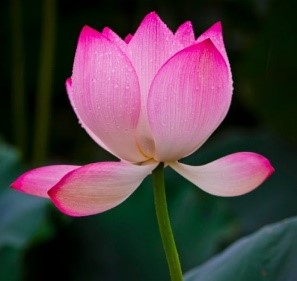
#> input picture Computer Vision/Assignment-2/4th/A.jpg, 297 x 281 px
$ python compareImages.py
#> lines starting #> are read from the running program, lines starting #| are printed output that depends on the picture; long printed decimals are rounded
import cv2

imageA = cv2.imread('A.jpg')
#> imageA is the input picture: shape (281, 297, 3); mean B, G, R 68.2, 60.7, 78.8
grayscaled_A = cv2.cvtColor(imageA, cv2.COLOR_BGR2GRAY)
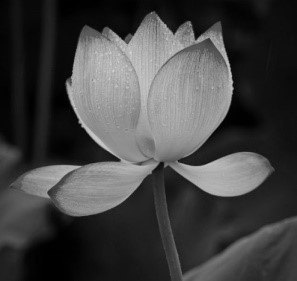
#> grayscaled_A: shape (281, 297); min 0, max 216, mean 66.9
histogram_A = cv2.calcHist([grayscaled_A], [0], None, [256], [0, 256])
#> histogram_A = 256 values, max 1908 at index 9, min 0 at index 207, mean 326

imageB = cv2.imread('B.jpg')
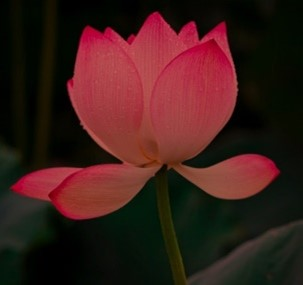
#> input picture Computer Vision/Assignment-2/4th/B.jpg, 303 x 285 px
#> imageB is the input picture: shape (285, 303, 3); mean B, G, R 25.5, 29.1, 60.3
grayscaled_B = cv2.cvtColor(imageB, cv2.COLOR_BGR2GRAY)
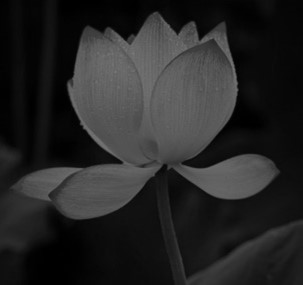
#> grayscaled_B: shape (285, 303); min 0, max 121, mean 38
histogram_B = cv2.calcHist([grayscaled_B], [0], None, [256], [0, 256])
#> histogram_B = 256 values, max 3058 at index 4, min 0 at index 120, mean 337.3

imageC = cv2.imread('C.jpg')
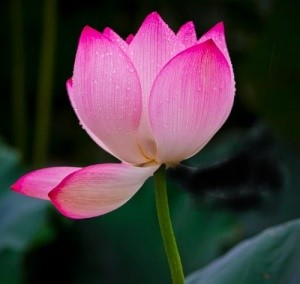
#> input picture Computer Vision/Assignment-2/4th/C.jpg, 300 x 284 px
#> imageC is the input picture: shape (284, 300, 3); mean B, G, R 62.7, 55.6, 72.2
grayscaled_C = cv2.cvtColor(imageC, cv2.COLOR_BGR2GRAY)
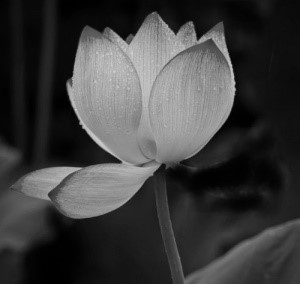
#> grayscaled_C: shape (284, 300); min 0, max 210, mean 61.4
histogram_C = cv2.calcHist([grayscaled_C], [0], None, [256], [0, 256])
#> histogram_C = 256 values, max 2194 at index 9, min 0 at index 207, mean 332.8

imageD = cv2.imread('D.jpg')
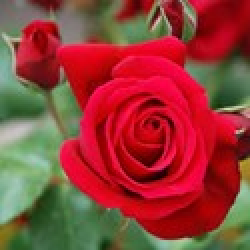
#> input picture Computer Vision/Assignment-2/4th/D.jpg, 125 x 125 px (shown 2 times larger)
#> imageD is the input picture: shape (125, 125, 3); mean B, G, R 55.5, 61.8, 146.9
grayscaled_D = cv2.cvtColor(imageD, cv2.COLOR_BGR2GRAY)
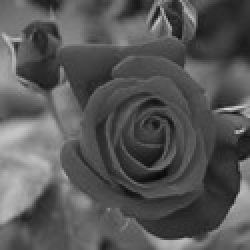
#> grayscaled_D: shape (125, 125) (shown 2 times larger); min 8, max 212, mean 86.6
histogram_D = cv2.calcHist([grayscaled_D], [0], None, [256], [0, 256])
#> histogram_D = 256 values, max 249 at index 80, min 0 at index 0, mean 61.04

distance = [0, 0, 0]

# comparing imageA with imageB
i = 0
while i < len(histogram_A) and i < len(histogram_B):
    distance[0] += (histogram_A[i] - histogram_B[i]) ** 2
    i += 1
#> after the loop, distance = [[49973788], 0, 0]; i = 256
distance[0] = 100 - (distance[0] ** (1 / 2) / 100)

# comparing imageA with imageC
i = 0
while i < len(histogram_A) and i < len(histogram_C):
    distance[1] += (histogram_A[i] - histogram_C[i]) ** 2
    i += 1
#> after the loop, distance = [[29.31], [1814865], 0]; i = 256
distance[1] = 100 - (distance[1] ** (1 / 2) / 100)

# comparing imageA with imageD
i = 0
while i < len(histogram_A) and i < len(histogram_D):
    distance[2] += (histogram_A[i] - histogram_D[i]) ** 2
    i += 1
#> after the loop, distance = [[29.31], [86.53], [59216132]]; i = 256
distance[2] = 100 - (distance[2] ** (1 / 2) / 100)

closest_image = distance.index(max(distance))
#> closest_image = 1

if closest_image == 0:
    print("image B is the most similar image to A with a similarity value of ", distance[0])
elif closest_image == 1:
    print("image C is the most similar image to A with a similarity value of ", distance[1])
#| image C is the most similar image to A with a similarity value of  [86.528]
else:
    print(" image D is the most similar image to A with a similarity value of ", distance[2])
